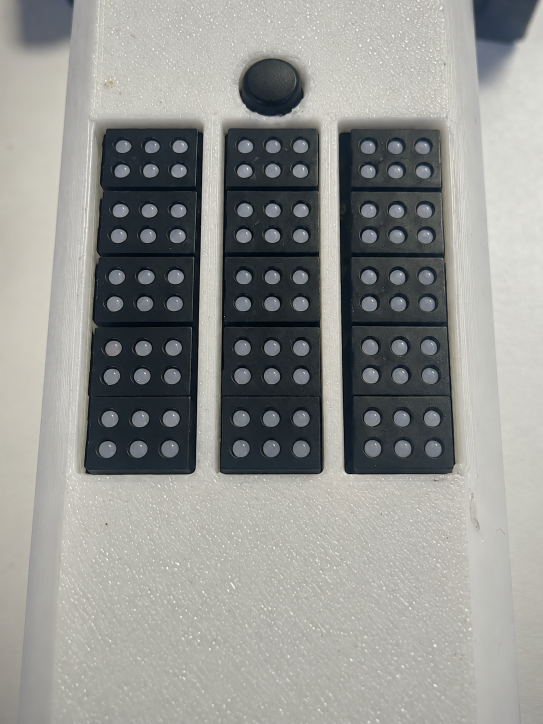
#> input picture hardware/models/BrailleModule_Video/pin_lift_handoff/inputs/11_all_down.png, 1086 x 1448 px (shown at 1/2 size); the run also reads 1 picture not shown here
$ python check_all_dots.py
#> lines starting #> are read from the running program, lines starting #| are printed output that depends on the picture; after the words box and inside, x2 and y2 are one past the last pixel; in counts of white or black regions, pixels touching at a corner belong together
### hardware/models/BrailleModule_Video/pin_lift_handoff/generator.py
"""Raised look for every pin, generated from that pin's OWN pixels in the all-down plate.

frame(H) -> full picture, H = (10,9) array of pin heights in mm (0 = down).

How one pin is drawn at height h:
  1. hole plate  : the pin's old place is filled with the hole's own dark colour (what shows once the pin has moved)
  2. pin texture : the pin's lit pixels; shadowed / hidden parts and a ring beyond the rim are continued from them
  3. placement   : the middle of the head slides rigidly by h * (image shift per mm, from the fitted camera) - no scaling, the
                   highlight rides along; towards the rim the texture is eased outwards so the head reaches the full pin diameter
  4. light       : brightened linearly with height up to HOLD
  5. shaft       : only above CAP mm, a slightly darker band under the head
Numbers marked TUNED are visual settings, not measurements."""
import os, numpy as np, cv2, config
BASE=cv2.imread(config.BASE_IMG).astype(np.float32); REF=cv2.imread(config.REF_IMG).astype(np.float32)
cam=np.load(os.path.join(config.WORK,'cam.npz')); grid=np.load(os.path.join(config.WORK,'grid.npy'))
#> (reads hardware/models/BrailleModule_Video/pin_lift_handoff/work/cam.npz from the repository)
#> (reads hardware/models/BrailleModule_Video/pin_lift_handoff/work/grid.npy from the repository)
f=float(cam['f']); rvec=cam['rvec']; tvec=cam['tvec']; Xw=cam['Xw']; sgn=float(cam['sgn']); pp=cam['pp']
K=np.array([[f,0,pp[0]],[0,f,pp[1]],[0,0,1.]])
def proj(X):
    uv,_=cv2.projectPoints(np.asarray(X,np.float64).reshape(-1,3),rvec,tvec,K,None); return uv.reshape(-1,2)
def local(r,c):
    X0=Xw[(r//2)*3+(c//3),(r%2)*3+(c%3)].copy(); p0=proj(X0)[0]
    e=0.2; J=np.stack([(proj(X0+[e,0,0])[0]-p0)/e,(proj(X0+[0,e,0])[0]-p0)/e],1)      # px per mm in the surface plane
    sig=proj(X0+[0,0,sgn*1.0])[0]-p0                                                   # px per mm of rise
    return J,sig
# pin shape: radius 0.71 and cap height 0.45 mm are the repo's parameters.json values (estimated from the drawing, not measured).
# D0 = how far down the cap is still lit when the pin is down; TUNED on the centre module so the lit disc comes out ~1.28 mm wide.
A_PIN=0.71; CAP=0.45; RS=(A_PIN**2+CAP**2)/(2*CAP); D0=0.33
rad=lambda d: float(np.sqrt(max(2*RS*d-d*d,1e-6)))
RVIS=rad(D0)
WIN=38; S=2*WIN+1          # per-pin work window, px. All px constants in this file assume ~23 px/mm (1086x1448 plate)
YY,XX=np.mgrid[0:S,0:S].astype(np.float32)
def prep(r,c):
#> called with r = 0, c = 0
    cx,cy=grid[r,c,0],grid[r,c,1]; x0=int(round(cx))-WIN; y0=int(round(cy))-WIN
    src=BASE[y0:y0+S,x0:x0+S].copy(); g=cv2.GaussianBlur(src.mean(2),(0,0),0.5)
    J,sig=local(r,c); Ji=np.linalg.inv(J); px=float(np.sqrt(abs(np.linalg.det(J))))*RVIS   # mean radius in px
    def rho(ox,oy,k=1.0):
        dx=XX-ox; dy=YY-oy
        return np.sqrt((Ji[0,0]*dx+Ji[0,1]*dy)**2+(Ji[1,0]*dx+Ji[1,1]*dy)**2)/(RVIS*k)
    m=(g>80).astype(np.uint8); n,lab=cv2.connectedComponents(m,connectivity=8); m=(lab==lab[WIN,WIN]).astype(np.uint8)
#> after `m = (g > 80).astype(np.uint8)`: m: shape (77, 77); values 0 (black) and 1 (white), 14.2% white; 5 white regions (2 under 20 px), largest, box (x1, y1, x2, y2) and area: (23, 26, 55, 51) 617, (0, 0, 77, 13) 183, (28, 74, 45, 77) 37
#> after `n, lab = cv2.connectedComponents(m, connectivity=8)`:
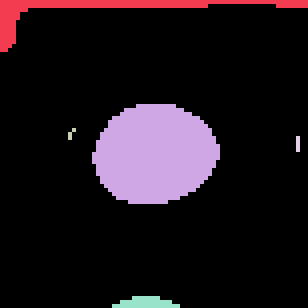
#> lab: shape (77, 77) int32 (shown 4 times larger); 6 distinct labels, from 0 to 5; one colour per label, 0 black
#> after `n, lab = cv2.connectedComponents(m, connectivity=8)`: n = 6
#> after `m = (lab == lab[WIN, WIN]).astype(np.uint8)`:
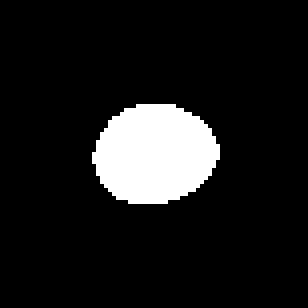
#> m: shape (77, 77) (shown 4 times larger); values 0 (black) and 1 (white), 10.4% white; 1 white region, box (x1, y1, x2, y2) and area: (23, 26, 55, 51) 617
    cnt=max(cv2.findContours(m,cv2.RETR_EXTERNAL,cv2.CHAIN_APPROX_NONE)[0],key=len).reshape(-1,2).astype(np.float32)
#> cnt = 78 pairs, first value 23 to 54, second value 26 to 50
    mc=np.array([XX[m>0].mean(),YY[m>0].mean()])
#> mc = [38.26, 38.06]
    # keep only outline points that are a real edge of the pin (pitch dark just outside), drop shadow / hidden edges
    d=cnt-mc; d/=np.linalg.norm(d,axis=1,keepdims=True)+1e-6; q=cnt+2.5*d
#> after `d = cnt - mc`: d = 78 pairs, first value -15.26 to 15.74, second value -12.06 to 11.94
#> after `d /= np.linalg.norm(d, axis=1, keepdims=True) + 1e-06`: d = 78 pairs, first value -1 to 1, second value -1 to 1
#> after `q = cnt + 2.5 * d`: q = 78 pairs, first value 20.5 to 56.5, second value 23.5 to 52.5
    outside=cv2.remap(g,q[:,0].reshape(-1,1).astype(np.float32),q[:,1].reshape(-1,1).astype(np.float32),cv2.INTER_LINEAR).ravel()
#> outside = 78 values, max 46.02 at index 20, min 25.79 at index 66, mean 33.44
    limb=cnt[outside<42]
#> limb = 73 pairs, first value 23 to 54, second value 26 to 50
    if len(limb)<12: limb=cnt
    best=(1e9,mc)
#> best = (1e+09, [38.26, 38.06])
    for oy in np.arange(mc[1]-6,mc[1]+6.01,0.25):
        for ox in np.arange(mc[0]-6,mc[0]+6.01,0.25):
            dx=limb[:,0]-ox; dy=limb[:,1]-oy
            rr=np.sqrt((Ji[0,0]*dx+Ji[0,1]*dy)**2+(Ji[1,0]*dx+Ji[1,1]*dy)**2)/RVIS
            e=np.mean((rr-1)**2)
            if e<best[0]: best=(e,(ox,oy))
#> after the loop, best = (0.00222, (38.26, 38.06))
    ex,ey=best[1]; r0=rho(ex,ey)
#> after `ex, ey = best[1]`: ex = 38.26; ey = 38.06
    inner=(r0<0.75)&(m>0); med=np.median(g[inner]) if inner.sum()>20 else 125.
#> after `inner = (r0 < 0.75) & (m > 0)`: inner: shape (77, 77) bool; 5.3% white; 1 white region, box (x1, y1, x2, y2) and area: (28, 29, 49, 48) 313
#> after `med = np.median(g[inner]) if inner.sum() > 20 else 125.0`: med = 130.8
    # texture: the pin's own pixels where they are lit, everything else (shadowed side, hidden part, beyond the rim) continued from them
    el5=cv2.getStructuringElement(cv2.MORPH_ELLIPSE,(5,5))
    bad_dark=cv2.dilate(((g<0.86*med)&(r0>0.45)&(r0<1.7)).astype(np.uint8),el5)
#> bad_dark: shape (77, 77); values 0 (black) and 1 (white), 25.3% white; 1 white region, box (x1, y1, x2, y2) and area: (13, 15, 65, 62) 1500
    bad=(bad_dark>0)|((r0>1-2.0/px)&(r0<1.7))
#> bad: shape (77, 77) bool; 25.6% white; 1 white region, box (x1, y1, x2, y2) and area: (13, 15, 65, 62) 1515
    hl=cv2.dilate(((g>med+22)&(r0<1.0)).astype(np.uint8),el5)>0          # specular highlight: keep it, but never let it bleed outwards
#> hl: shape (77, 77) bool; 0.81% white; 1 white region, box (x1, y1, x2, y2) and area: (40, 29, 48, 37) 48
    u=np.clip(src,0,255).astype(np.uint8)
    nohl=cv2.inpaint(u,(hl|bad).astype(np.uint8),5,cv2.INPAINT_TELEA)       # diffuse colour only
    fill=nohl.astype(np.float32)
    good=cv2.erode((~bad).astype(np.uint8),cv2.getStructuringElement(cv2.MORPH_ELLIPSE,(3,3))).astype(np.float32)
#> good: shape (77, 77) float32; values 0 (black) and 1 (white), 71% white; 1 black region, box (x1, y1, x2, y2) and area: (12, 14, 66, 63) 1719
    keep=np.minimum(cv2.GaussianBlur(good,(0,0),1.0),(~bad).astype(np.float32))[...,None]
    tex=src*keep+fill*(1-keep)
    # empty-hole plate
    ring=(r0>1.12)&(r0<1.55)&(g<24)
#> ring: shape (77, 77) bool; 0.07% white in thin lines or dots, all inside (x1, y1, x2, y2) = (34, 52, 38, 53)
    dark=np.median(src[ring],axis=0) if ring.sum()>15 else np.array([14,12,10],np.float32)
#> dark = [14, 12, 10]
    rng=np.random.default_rng(1000+r*9+c)
    om=np.maximum(np.clip(0.5-(r0-1.10)*px/1.4,0,1),cv2.GaussianBlur(cv2.dilate(m,np.ones((3,3),np.uint8)).astype(np.float32),(0,0),0.7)*np.clip(0.5-(r0-1.24)*px/1.4,0,1))[...,None]
    hole=src*(1-om)+(dark+rng.normal(0,1.2,(S,S,1)).astype(np.float32))*om
    # what makes this pin different from its neighbours when raised. Fixed per pin (seeded), all ranges TUNED by eye:
    # height factor, sideways offset px, size, brightness, outline wobble, a little extra showing on the camera side
    vr=np.random.default_rng(5000+r*9+c)
    var=dict(hf=float(np.clip(vr.normal(1,0.10),0.8,1.2)), off=(float(vr.normal(0,0.6)),float(vr.normal(0,0.45))),
             size=float(np.clip(vr.normal(1,0.02),0.96,1.04)), gain=float(np.clip(vr.normal(1,0.025),0.94,1.06)),
             harm=[(2,float(vr.normal(0,0.012)),float(vr.uniform(0,6.28))),(3,float(vr.normal(0,0.010)),float(vr.uniform(0,6.28)))],
             lobe_amp=float(vr.uniform(0,1.3)), lobe_ang=float(vr.normal(0,0.5)), lobe_w=float(vr.uniform(0.5,0.9)))
    return dict(x0=x0,y0=y0,src=src,tex=tex,hole=hole,om=om[...,0],rho=rho,e=(float(ex),float(ey)),px=px,sig=sig,fit=best[0],nl=len(limb),var=var)
PRE={(r,c):prep(r,c) for r in range(10) for c in range(9)}
#> call 2 of prep, with r = 0, c = 1
#> in prep (call 2), `cx, cy = (grid[r, c, 0], grid[r, c, 1])`: cx = 303.6; cy = 293.8
#> in prep (call 2), `x0 = int(round(cx)) - WIN`: x0 = 266
#> in prep (call 2), `y0 = int(round(cy)) - WIN`: y0 = 256
#> in prep (call 2), `m = (g > 80).astype(np.uint8)`: m: shape (77, 77); values 0 (black) and 1 (white), 11.6% white; 7 white regions (5 under 20 px), largest, box (x1, y1, x2, y2) and area: (24, 26, 53, 51) 580, (25, 72, 47, 77) 76
#> in prep (call 2), `n, lab = cv2.connectedComponents(m, connectivity=8)`:
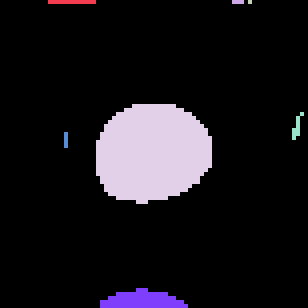
#> lab: shape (77, 77) int32 (shown 4 times larger); 8 distinct labels, from 0 to 7; one colour per label, 0 black
#> in prep (call 2), `n, lab = cv2.connectedComponents(m, connectivity=8)`: n = 8
#> in prep (call 2), `m = (lab == lab[WIN, WIN]).astype(np.uint8)`: m: shape (77, 77); values 0 (black) and 1 (white), 9.8% white; 1 white region, box (x1, y1, x2, y2) and area: (24, 26, 53, 51) 580
#> in prep (call 2), `cnt=max(cv2.findContours(m,cv2.RETR_EXTERNAL,cv2.CHAIN_APPROX_NONE)[0]..`: cnt = 77 pairs, first value 24 to 52, second value 26 to 50
#> in prep (call 2), `mc=np.array([XX[m>0].mean(),YY[m>0].mean()])`: mc = [37.6, 37.76]
#> in prep (call 2), `d = cnt - mc`: d = 77 pairs, first value -13.6 to 14.4, second value -11.76 to 12.24
#> in prep (call 2), `d /= np.linalg.norm(d, axis=1, keepdims=True) + 1e-06`: d = 77 pairs, first value -1 to 1, second value -0.999 to 0.999
#> in prep (call 2), `q = cnt + 2.5 * d`: q = 77 pairs, first value 21.5 to 54.5, second value 23.5 to 52.48
#> in prep (call 2), `outside=cv2.remap(g,q[:,0].reshape(-1,1).astype(np.float32),q[:,1].res..`: outside = 77 values, max 40.73 at index 26, min 22.05 at index 11, mean 31.04
#> in prep (call 2), `limb=cnt[outside<42]`: limb has the same summary as cnt
#> in prep (call 2), `best=(1e9,mc)`: best = (1e+09, [37.6, 37.76])
#> after the loop in prep (call 2), `for oy in np.arange(mc[1]-6,mc[1]+6.01,0.25):`: best = (0.0019, (37.6, 37.76))
#> in prep (call 2), `ex, ey = best[1]`: ex = 37.6; ey = 37.76
#> in prep (call 2), `inner = (r0 < 0.75) & (m > 0)`: inner: shape (77, 77) bool; 5.2% white; 1 white region, box (x1, y1, x2, y2) and area: (27, 29, 49, 48) 310
#> in prep (call 2), `med = np.median(g[inner]) if inner.sum() > 20 else 125.0`: med = 130.1
#> in prep (call 2), `bad_dark=cv2.dilate(((g<0.86*med)&(r0>0.45)&(r0<1.7)).astype(np.uint8)..`: bad_dark: shape (77, 77); values 0 (black) and 1 (white), 25.7% white; 1 white region, box (x1, y1, x2, y2) and area: (12, 15, 64, 61) 1522
#> in prep (call 2), `bad=(bad_dark>0)|((r0>1-2.0/px)&(r0<1.7))`: bad: shape (77, 77) bool; 25.8% white; 1 white region, box (x1, y1, x2, y2) and area: (12, 15, 64, 61) 1530
#> in prep (call 2), `hl=cv2.dilate(((g>med+22)&(r0<1.0)).astype(np.uint8),el5)>0`: hl: shape (77, 77) bool; 0.83% white; 1 white region, box (x1, y1, x2, y2) and area: (41, 29, 49, 38) 49
#> in prep (call 2), `good=cv2.erode((~bad).astype(np.uint8),cv2.getStructuringElement(cv2.M..`: good: shape (77, 77) float32; values 0 (black) and 1 (white), 70.8% white; 1 black region, box (x1, y1, x2, y2) and area: (11, 14, 65, 62) 1732
#> in prep (call 2), `keep=np.minimum(cv2.GaussianBlur(good,(0,0),1.0),(~bad).astype(np.floa..`:
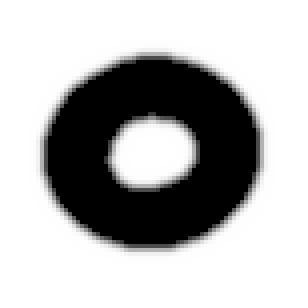
#> keep: shape (77, 77, 1) float32 (shown 4 times larger); min 0, max 1, mean 0.704
#> in prep (call 2), `ring=(r0>1.12)&(r0<1.55)&(g<24)`:
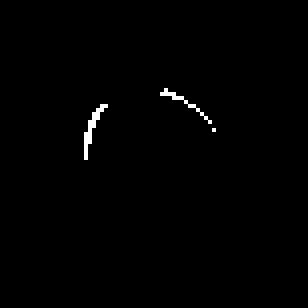
#> ring: shape (77, 77) bool (shown 4 times larger); 0.66% white in thin lines or dots, all inside (x1, y1, x2, y2) = (21, 22, 54, 40)
#> in prep (call 2), `dark=np.median(src[ring],axis=0) if ring.sum()>15 else np.array([14,12..`: dark = [31, 22, 13]
#> in prep (call 2), `hole=src*(1-om)+(dark+rng.normal(0,1.2,(S,S,1)).astype(np.float32))*om`:
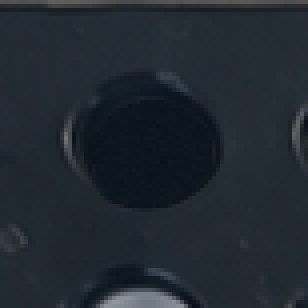
#> hole: shape (77, 77, 3) float32 (shown 4 times larger); mean B, G, R 48.7, 41, 33
#> call 3 of prep, with r = 0, c = 2
#> in prep (call 3), `cx, cy = (grid[r, c, 0], grid[r, c, 1])`: cx = 359.6; cy = 293.2
#> in prep (call 3), `x0 = int(round(cx)) - WIN`: x0 = 322
#> in prep (call 3), `y0 = int(round(cy)) - WIN`: y0 = 255
#> in prep (call 3), `src = BASE[y0:y0 + S, x0:x0 + S].copy()`:
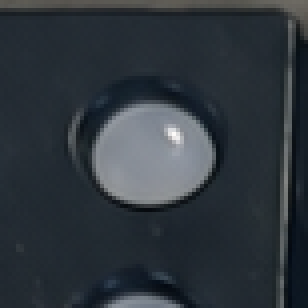
#> src: shape (77, 77, 3) float32 (shown 4 times larger); mean B, G, R 61.5, 54.7, 47.3
#> in prep (call 3), `n, lab = cv2.connectedComponents(m, connectivity=8)`: n = 9
#> in prep (call 3), `cnt=max(cv2.findContours(m,cv2.RETR_EXTERNAL,cv2.CHAIN_APPROX_NONE)[0]..`: cnt = 79 pairs, first value 23 to 53, second value 25 to 50
#> in prep (call 3), `mc=np.array([XX[m>0].mean(),YY[m>0].mean()])`: mc = [37.54, 38.09]
#> in prep (call 3), `d = cnt - mc`: d = 79 pairs, first value -14.54 to 15.46, second value -13.09 to 11.91
#> in prep (call 3), `d /= np.linalg.norm(d, axis=1, keepdims=True) + 1e-06`: d = 79 pairs, first value -1 to 1, second value -0.999 to 0.999
#> in prep (call 3), `q = cnt + 2.5 * d`: q = 79 pairs, first value 20.5 to 55.5, second value 22.5 to 52.5
#> in prep (call 3), `outside=cv2.remap(g,q[:,0].reshape(-1,1).astype(np.float32),q[:,1].res..`: outside = 79 values, max 43.66 at index 28, min 24.13 at index 73, mean 33.66
#> in prep (call 3), `limb=cnt[outside<42]`: limb = 73 pairs, first value 23 to 53, second value 25 to 50
#> in prep (call 3), `best=(1e9,mc)`: best = (1e+09, [37.54, 38.09])
#> after the loop in prep (call 3), `for oy in np.arange(mc[1]-6,mc[1]+6.01,0.25):`: best = (0.00152, (37.54, 38.09))
#> in prep (call 3), `ex, ey = best[1]`: ex = 37.54; ey = 38.09
#> in prep (call 3), `med = np.median(g[inner]) if inner.sum() > 20 else 125.0`: med = 144.9
#> in prep (call 3), `dark=np.median(src[ring],axis=0) if ring.sum()>15 else np.array([14,12..`: dark = [22, 16, 10]
#> in prep (call 8), `limb=cnt[outside<42]`: limb = 18 rows, first 8: [35, 25], [30, 27], [29, 27], [28, 28], [27, 29], [26, 30], [26, 31], [25, 32]
#> in prep (call 27), `limb=cnt[outside<42]`: limb = 20 rows, first 8: [32, 25], [31, 26], [30, 26], [29, 27], [28, 27], [27, 28], [26, 29], [26, 30]
#> PRE = 90 items
# HOLD: resting raised height, mm (TUNED; drawing says 0.4-0.5). GAIN: how much brighter a raised head is, taken from the four raised
# pins in the reference picture (1.19-1.28). RHO0: inside this share of the radius the head moves rigidly. RIM, SIDE: TUNED.
HOLD=0.5; GAIN=1.24; RHO0=0.5; RIM=0.06; SIDE=0.975
VARY=True                    # False = every pin gets identical settings (the earlier, too-uniform look)
NOVAR=dict(hf=1.0,off=(0.0,0.0),size=1.0,gain=1.0,harm=[],lobe_amp=0.0,lobe_ang=0.0,lobe_w=0.7)
def pin_patch(P,h):
    sig=P['sig']; ex,ey=P['e']; V=P['var'] if VARY else NOVAR
    lit=min(1.0,h/HOLD)
    d=min(CAP,D0+h); k=rad(d)/RVIS*(1+(V['size']-1)*lit); zc=h-d+D0
    fx,fy=V['off'][0]*lit,V['off'][1]*lit                      # sideways play of the pin in its hole
    ox,oy=zc*sig[0]+fx,zc*sig[1]+fy
    rn=P['rho'](ex+ox,ey+oy,k); pxn=P['px']*k
    if V['harm'] or V['lobe_amp']>0:                           # outline is not a perfect ellipse, and not the same on every pin
        th=np.arctan2(YY-(ey+oy),XX-(ex+ox)); pert=np.zeros_like(rn)
        for m,a_,ph in V['harm']: pert+=a_*np.cos(m*th+ph)
        near=np.arctan2(-sig[1],-sig[0])+V['lobe_ang']
        dang=np.angle(np.exp(1j*(th-near)))
        pert+=(V['lobe_amp']/pxn)*np.exp(-(dang/V['lobe_w'])**2)
        rn=rn/(1+pert*lit)
    w=np.clip((rn-RHO0)/(1-RHO0),0,1); w=w*w*(3-2*w)
    ycx=XX-(h*sig[0]+fx); ycy=YY-(h*sig[1]+fy)
    yex=ex+(XX-(ex+ox))/k; yey=ey+(YY-(ey+oy))/k
    mx=(ycx+w*(yex-ycx)).astype(np.float32); my=(ycy+w*(yey-ycy)).astype(np.float32)
    rgb=cv2.remap(P['tex'],mx,my,cv2.INTER_CUBIC,borderMode=cv2.BORDER_REPLICATE)
    rim=1+RIM*lit*(1-min(1.0,max(0.0,h-CAP)/0.08))*np.exp(-(((1-rn)*pxn-0.9)/0.8)**2)
    rgb=np.clip(rgb*(1+(GAIN*V['gain']-1)*lit)*rim[...,None],0,255)
    alpha=np.clip(0.5-(rn-1)*pxn/1.4,0,1)
    return rgb,alpha
def render(Hmm):
    out=BASE.copy()
    for r in range(10):
        for c in range(9):
            h=float(Hmm[r,c])
            if h<=1e-4: continue
            P=PRE[(r,c)]; x0,y0=P['x0'],P['y0']
            rgb,al=pin_patch(P,h); dst=P['hole'].copy(); touched=np.maximum(P['om'],al)
            ex_side=h-CAP
            if ex_side>0.01:
                sig=P['sig']; n=max(1,int(np.ceil(ex_side*np.hypot(*sig)*2)))
                side=cv2.GaussianBlur(rgb,(0,0),2.0)*SIDE
                for j in range(n,0,-1):
                    t=ex_side*j/n; M=np.float32([[1,0,-t*sig[0]],[0,1,-t*sig[1]]])
                    a_s=cv2.warpAffine(al,M,(S,S),flags=cv2.INTER_LINEAR,borderValue=0)
                    p_s=cv2.warpAffine(side,M,(S,S),flags=cv2.INTER_LINEAR,borderMode=cv2.BORDER_REPLICATE)
                    dst=dst*(1-a_s[...,None])+p_s*a_s[...,None]; touched=np.maximum(touched,a_s)
            new=dst*(1-al[...,None])+rgb*al[...,None]
            wm=(cv2.dilate((touched>0).astype(np.uint8),np.ones((3,3),np.uint8))>0)      # only this dot's own pixels are written
            win=out[y0:y0+S,x0:x0+S]; win[wm]=new[wm]
    return out
def u8(I): return np.clip(I,0,255).astype(np.uint8)

_cache={}
def dot_layer(r,c,h):
    """(window pixels, write-mask) for one dot at height h; cached"""
    key=(r,c,round(float(h),3))
    if key not in _cache:
        H=np.zeros((10,9)); H[r,c]=h
        P=PRE[(r,c)]; x0,y0=P['x0'],P['y0']
        full=render(H); win=full[y0:y0+S,x0:x0+S].copy()
        wm=np.abs(win-BASE[y0:y0+S,x0:x0+S]).max(2)>0
        _cache[key]=(win,wm)
    return _cache[key]
def frame(Hmm):
    out=BASE.copy()
    for r in range(10):
        for c in range(9):
            if Hmm[r,c]>1e-4:
                P=PRE[(r,c)]; win,wm=dot_layer(r,c,Hmm[r,c]); o=out[P['y0']:P['y0']+S,P['x0']:P['x0']+S]; o[wm]=win[wm]
#> this loop made 10 passes
    return out

### hardware/models/BrailleModule_Video/pin_lift_handoff/check_all_dots.py
"""Look at every pin before trusting a clip  ->  out/plate_all_up.png, out/check_all_90_pins.png
The sheet shows each pin down (upper) and raised (lower). Every bug found so far was visible here first."""
import numpy as np, cv2, os, config
import generator as S
HF = np.array([[S.PRE[(r, c)]['var']['hf'] for c in range(9)] for r in range(10)])
up = S.frame(S.HOLD * HF if S.VARY else np.full((10, 9), S.HOLD))
cv2.imwrite(os.path.join(config.OUT, 'plate_all_up.png'), S.u8(up))
R = 26; s = 4; rows = []
for r in range(10):
    a = []; b = []
    for c in range(9):
        cx, cy = int(round(S.grid[r, c, 0])), int(round(S.grid[r, c, 1]))
        a.append(cv2.resize(S.u8(S.BASE[cy - R:cy + R, cx - R:cx + R]), None, fx=s, fy=s, interpolation=cv2.INTER_CUBIC))
        b.append(cv2.resize(S.u8(up[cy - R:cy + R, cx - R:cx + R]), None, fx=s, fy=s, interpolation=cv2.INTER_CUBIC))
    rows += [np.concatenate(a, 1), np.concatenate(b, 1), np.full((6, a[0].shape[1] * 9, 3), 255, np.uint8)]
cv2.imwrite(os.path.join(config.OUT, 'check_all_90_pins.png'), np.concatenate(rows, 0))
fits = np.sqrt(np.array([[S.PRE[(r, c)]['fit'] for c in range(9)] for r in range(10)]))
print('outline fit error per pin (share of radius): median %.3f, worst %.3f' % (np.median(fits), fits.max()))
#| outline fit error per pin (share of radius): median 0.042, worst 0.077
